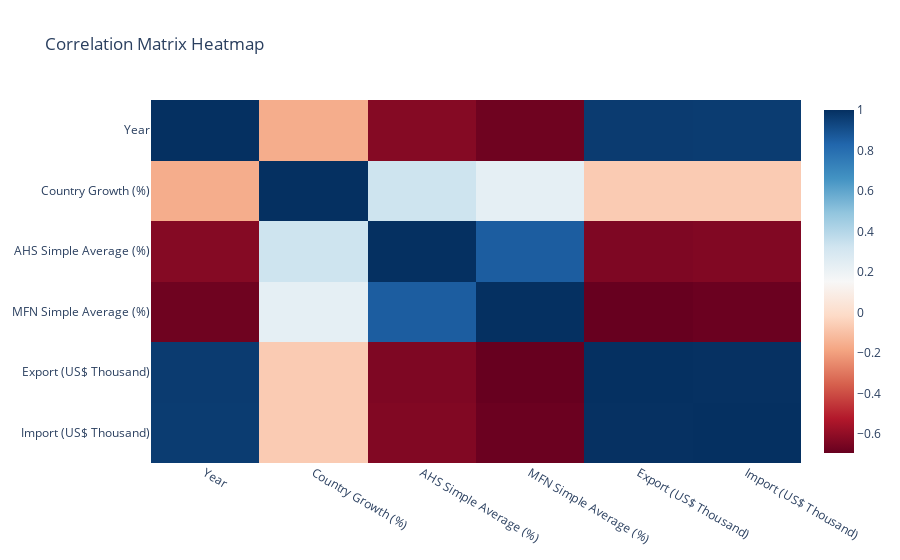

This figure's notebook cell:
### Code cell
# Calculate correlation matrix
correlation_matrix = ger_trade.corr()

# Create correlation heatmap
fig = px.imshow(
    correlation_matrix,
    title="Correlation Matrix Heatmap",
    color_continuous_scale="RdBu",
    aspect="auto",
)
# fig.update_layout(width=1000, height=800)
fig.show()

### Figure 1 — Plotly figure (JSON) as saved in the notebook; plotly's stock layout.template omitted (floating-point values rounded to 4 significant figures)
{"data": [{"coloraxis": "coloraxis", "hovertemplate": "x: %{x}<br>y: %{y}<br>color: %{z}<extra></extra>", "name": "0", "type": "heatmap", "x": ["Year", "Country Growth (%)", "AHS Simple Average (%)", "MFN Simple Average (%)", "Export (US$ Thousand)", "Import (US$ Thousand)"], "xaxis": "x", "y": ["Year", "Country Growth (%)", "AHS Simple Average (%)", "MFN Simple Average (%)", "Export (US$ Thousand)", "Import (US$ Thousand)"], "yaxis": "y", "z": [[1.0, -0.1607, -0.6248, -0.6753, 0.9667, 0.9628], [-0.1607, 1.0, 0.33, 0.232, -0.06535, -0.0653], [-0.6248, 0.33, 1.0, 0.8579, -0.642, -0.6342], [-0.6753, 0.232, 0.8579, 1.0, -0.6935, -0.685], [0.9667, -0.06535, -0.642, -0.6935, 1.0, 0.9968], [0.9628, -0.0653, -0.6342, -0.685, 0.9968, 1.0]]}], "layout": {"coloraxis": {"colorscale": [[0, "rgb(103,0,31)"], [0.1, "rgb(178,24,43)"], [0.2, "rgb(214,96,77)"], [0.3, "rgb(244,165,130)"], [0.4, "rgb(253,219,199)"], [0.5, "rgb(247,247,247)"], [0.6, "rgb(209,229,240)"], [0.7, "rgb(146,197,222)"], [0.8, "rgb(67,147,195)"], [0.9, "rgb(33,102,172)"], [1, "rgb(5,48,97)"]]}, "title": {"text": "Correlation Matrix Heatmap"}, "xaxis": {"anchor": "y", "domain": [0, 1]}, "yaxis": {"anchor": "x", "autorange": "reversed", "domain": [0, 1]}}}
